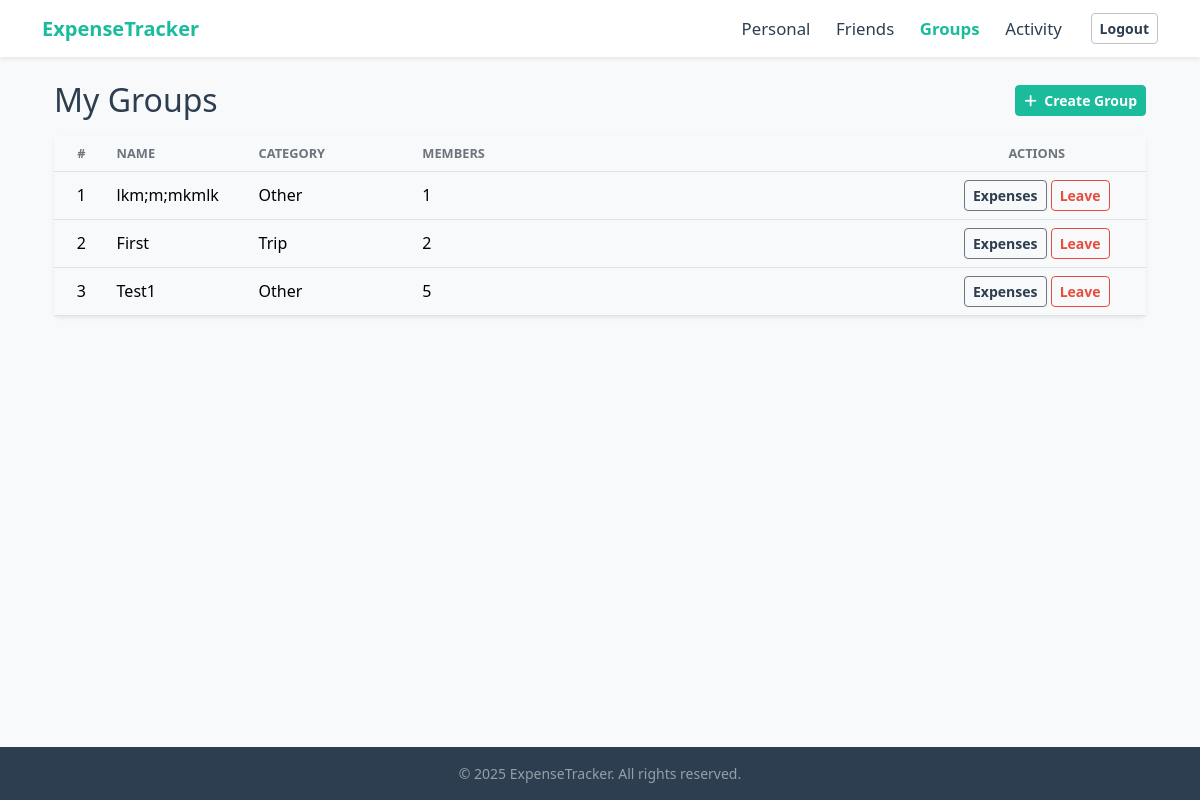
/tracker/groups/ (signed in), run on the app's committed database.
### tracker/models.py (models this page shows, shortened)
class Groups(models.Model):
    CATEGORY_CHOICES = [
        ('Trip', 'Trip'),
        ('Home', 'Home'),
        ('Couple', 'Couple'),
        ('Other', 'Other'),
    ]
    name = models.CharField(max_length=100)
    category = models.CharField(max_length=80,choices=CATEGORY_CHOICES)
    created_by = models.ForeignKey(UserRegistration, on_delete=models.CASCADE, related_name='created_groups')
    members = models.ManyToManyField(UserRegistration, related_name='groups')
    created_at = models.DateTimeField(auto_now_add=True)

### tracker/views.py (the view)
# urls.py: path('groups/', views.groups_dashboard, name='groups_dashboard'),
def groups_dashboard(request):
    if 'username' not in request.session:
        messages.error(request, "Please log in to access this page.")
        return redirect('login')
    user_id = request.session.get('user_id')
    user = UserRegistration.objects.get(id=user_id)
    groups = Groups.objects.filter(members=user)
    filter_option = request.GET.get('filter', 'None')
    if filter_option == 'None':
        filtered_groups = groups
    else:
        filtered_groups = groups
    overall_owe = 0  # Placeholder for overall owe calculation
    context = {
        'groups': groups,
        'filter_option': filter_option,
        'overall_owe': overall_owe,
    }
    return render(request, 'tracker/groups.html', context)

### tracker/templates/tracker/groups.html (shortened to what this page needs)
{% extends 'tracker/base.html' %}
{% load static %}
{% block content %}
<div class="container mt-4">
    <div class="d-flex justify-content-between align-items-center mb-3">
        <h2 class="mb-0 fw-light">My Groups</h2>
        <a href="{% url 'create_group' %}" class="btn btn-primary btn-sm">
            <i class="fas fa-plus me-1"></i> Create Group
        </a>
    </div>
     <div class="card shadow-sm border-0">
        <div class="card-body p-0">
            <div class="table-responsive">
                <table class="table table-hover align-middle mb-0">
                    <thead class="text-center">
                        <tr>
                            <th width="5%">#</th>
                            <th width="13%" class="text-start">Name</th>
                            <th width="15%"  class="text-start">Category</th>
                            <th class="text-start">Members</th>
                            <th width="20%">Actions</th>
                        </tr>
                    </thead>
                    <tbody>
                        {% for group in groups %}
                            <tr class="text-center">
                                <td class="text-center">{{ forloop.counter }}</td>
                                <td class="text-start">{{ group.name }}</td>
                                <td class="text-start">{{ group.category }}</td>
                                <td class="text-start">{{ group.members.count }}</td>
                                <td>
                                    <a href="{% url 'group_details' group_id=group.id %}" class="btn btn-sm btn-outline-secondary" title="group_details">
                                        Expenses
                                    </a>
                                    <form action="{% url 'remove_from_group' group_id=group.id %}" method="POST" class="d-inline" onsubmit="return confirm('Are you sure you want to leave this group?');">
                                        <button type="submit" class="btn btn-sm btn-outline-danger">Leave</button>
                                    </form>
                                </td>
                            </tr>
                            {% empty %}
                            <tr><td colspan="4" class="text-center">No groups yet.</td></tr>
                        {% endfor %}
                    </tbody>
                </table>
            </div>
        </div>
    </div>
{% endblock %}

### tracker/static/tracker/css/custom.css (style rules this page uses)
:root { --bs-primary: #1ABC9C !important; --bs-primary-rgb: 26, 188, 156 !important; --bs-primary-darker: #16a085; --bs-danger: #E74C3C; --bs-danger-rgb: 231, 76, 60; --bs-danger-darker: #c0392b; --bs-success: #1ABC9C !important; --bs-success-rgb: 26, 188, 156 !important; --bs-info: #3498db; --bs-warning: #f39c12; --bs-body-color: #2C3E50; --bs-body-bg: #F8F9FA; --bs-light: #F8F9FA; --bs-light-rgb: 248, 249, 250; --bs-dark: #2C3E50; --bs-dark-rgb: 44, 62, 80; --bs-white: #FFFFFF; --bs-white-rgb: 255, 255, 255; --bs-card-border-color: transparent; --bs-card-bg: #FFFFFF; --bs-secondary-text-emphasis: #555; --bs-link-color: var(--bs-primary); --bs-link-hover-color: var(--bs-primary-darker); }
body { color: var(--bs-body-color); background-color: var(--bs-body-bg); }
h1, h2, h3, h4, h5, h6 { color: var(--bs-body-color); font-weight: 600; }
a { color: var(--bs-link-color); text-decoration: none; }
.btn { --bs-btn-color: var(--bs-white); --bs-btn-hover-color: var(--bs-white); --bs-btn-active-color: var(--bs-white); --bs-btn-font-weight: 600; }
.btn-primary { --bs-btn-bg: var(--bs-primary); --bs-btn-border-color: var(--bs-primary); --bs-btn-hover-bg: var(--bs-primary-darker); --bs-btn-hover-border-color: var(--bs-primary-darker); --bs-btn-color: #fff; --bs-btn-hover-color: #fff; }
.btn-outline-secondary { --bs-btn-color: var(--bs-body-color, #2C3E50); --bs-btn-border-color: var(--bs-secondary, #BDC3C7); --bs-btn-hover-color: var(--bs-body-color, #2C3E50); --bs-btn-hover-bg: #e9ecef; --bs-btn-hover-border-color: var(--bs-secondary, #BDC3C7); color: var(--bs-body-color, #2C3E50) !important; }
.btn-outline-danger { --bs-btn-color: var(--bs-danger); --bs-btn-border-color: var(--bs-danger); --bs-btn-hover-bg: var(--bs-danger); --bs-btn-hover-border-color: var(--bs-danger); --bs-btn-hover-color: #fff; }
.card-body a { color: var(--bs-primary); }
.table thead th { color: #6c757d; font-size: 0.8rem; text-transform: uppercase; border-bottom: 1px solid #dee2e6; font-weight: 600; }

### data on the page
Groups: name "lkm;m;mkmlk", category "Other", members.count "1"
Groups: name "First", category "Trip", members.count "2"
Groups: name "Test1", category "Other", members.count "5"
